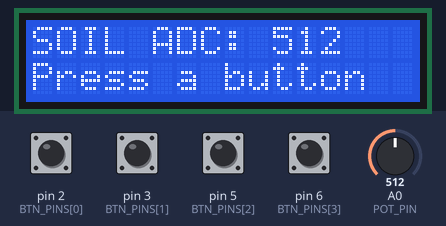
Simulated run of this sketch. Board: Arduino Uno, built with avr-gcc and run on an emulated ATmega328P. On the bench: 16×2 character LCD. Inputs (shaded band) come from the test bench; at power-on: pin 2 (BTN_PINS[0]), pin 3 (BTN_PINS[1]), pin 5 (BTN_PINS[2]), pin 6 (BTN_PINS[3]) HIGH, A0 (POT_PIN) = 512. What the sketch prints to the serial monitor is not drawn.

Above: at 1.2 s.
1.3 s: pin 2 (BTN_PINS[0]) pulled LOW for 0.15 s
At 2.3 s:
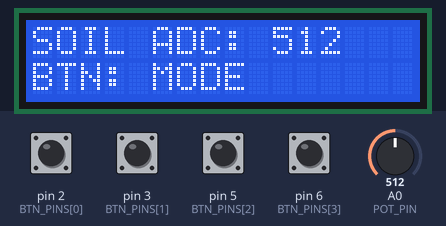
2.9 s: pin 3 (BTN_PINS[1]) pulled LOW for 0.15 s
At 3.6 s:
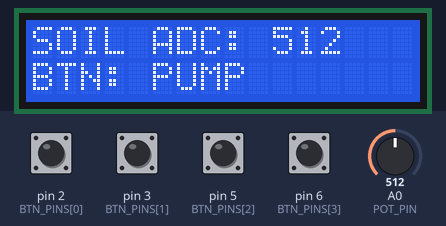
4.5 s: pin 5 (BTN_PINS[2]) pulled LOW for 0.15 s
At 5.4 s:
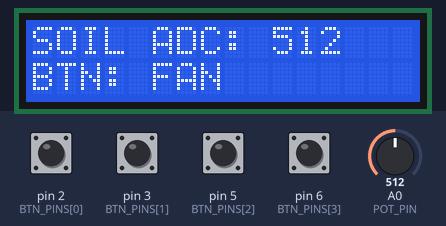
6.1 s: pin 6 (BTN_PINS[3]) pulled LOW for 0.15 s
At 7.2 s:
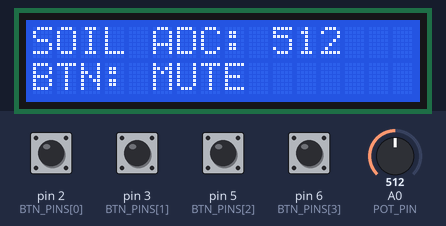
7.7 s: A0 (POT_PIN) set to 716
At 9.0 s:
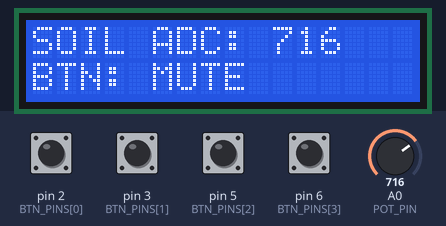
9.3 s: pin 2 (BTN_PINS[0]) pulled LOW for 1 s
At 10.2 s:
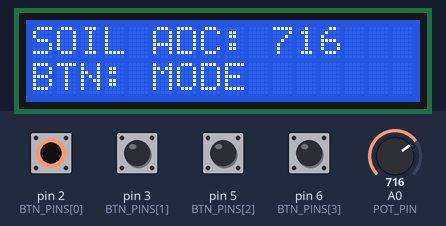
Timing chart, 0 to 12.3 s (numbered marks = the images above; inputs shaded):
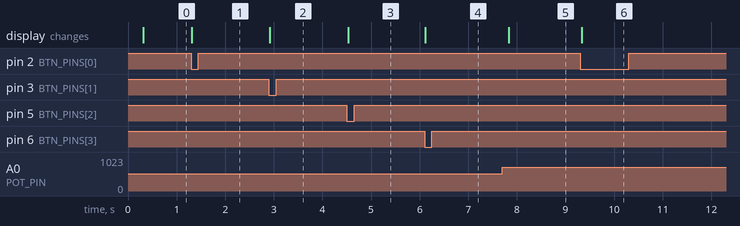

The sketch:

sketch.ino
```cpp
/*
 * 스마트팜 T6 — I2C LCD + 버튼 4개 테스트
 * LCD 1행: 토양 ADC 값, 2행: 마지막으로 누른 버튼 이름
 * 화면이 안 나오면: 뒷면 대비 가변저항 조절 → 주소 0x27 을 0x3F 로 변경
 */
#include <Wire.h>
#include <LiquidCrystal_I2C.h>
#if defined(ESP32)
const int POT_PIN = 34, DHT_PIN = 4;
const int GROW_R = 25, GROW_B = 26, PUMP_LED = 16, FAN_LED = 17, ALARM_LED = 18;
const int BUZZER_PIN = 23;
const int BTN_PINS[4] = {13, 14, 32, 33};        // MODE, PUMP, FAN, MUTE
const int ADC_MAX = 4095;
#else
const int POT_PIN = A0, DHT_PIN = 4;
const int GROW_R = 9, GROW_B = 10, PUMP_LED = 7, FAN_LED = 8, ALARM_LED = 13;
const int BUZZER_PIN = 11;
const int BTN_PINS[4] = {2, 3, 5, 6};
const int ADC_MAX = 1023;
#endif

LiquidCrystal_I2C lcd(0x27, 16, 2);
const char* BTN_NAME[4] = {"MODE", "PUMP", "FAN", "MUTE"};
bool lastBtn[4] = {HIGH, HIGH, HIGH, HIGH};
unsigned long lastLcdMs = 0;

void lcdLine(uint8_t row, const char* text) {
  char buf[17];
  snprintf(buf, sizeof(buf), "%-16s", text);
  lcd.setCursor(0, row); lcd.print(buf);
}

void setup() {
  Serial.begin(115200);
#if defined(ESP32)
  analogReadResolution(12);
#endif
  for (int i = 0; i < 4; i++) pinMode(BTN_PINS[i], INPUT_PULLUP);
  lcd.init(); lcd.backlight();
  lcdLine(0, "LCD OK");
  lcdLine(1, "Press a button");
  Serial.println(F("# T6 LCD + 버튼 테스트"));
}

void loop() {
  for (int i = 0; i < 4; i++) {
    bool r = digitalRead(BTN_PINS[i]);
    if (r == LOW && lastBtn[i] == HIGH) {
      char msg[17];
      snprintf(msg, sizeof(msg), "BTN: %s", BTN_NAME[i]);
      lcdLine(1, msg);
      Serial.print(F("# 눌림: ")); Serial.println(BTN_NAME[i]);
    }
    lastBtn[i] = r;
  }
  if (millis() - lastLcdMs >= 300) {
    lastLcdMs = millis();
    char l1[17];
    snprintf(l1, sizeof(l1), "SOIL ADC: %d", analogRead(POT_PIN));
    lcdLine(0, l1);
  }
}
```

Measured:
- after the input at 1.3 s, the display: changes at once (image 1)
- after the input at 2.9 s, the display: changes at once (image 2)
- after the input at 4.5 s, the display: changes at once (image 3)
- after the input at 6.1 s, the display: changes at once (image 4)
- after the input at 7.7 s, the display: changes after 0.13 s (image 5)
- after the input at 9.3 s, the display: changes at once (image 6)
